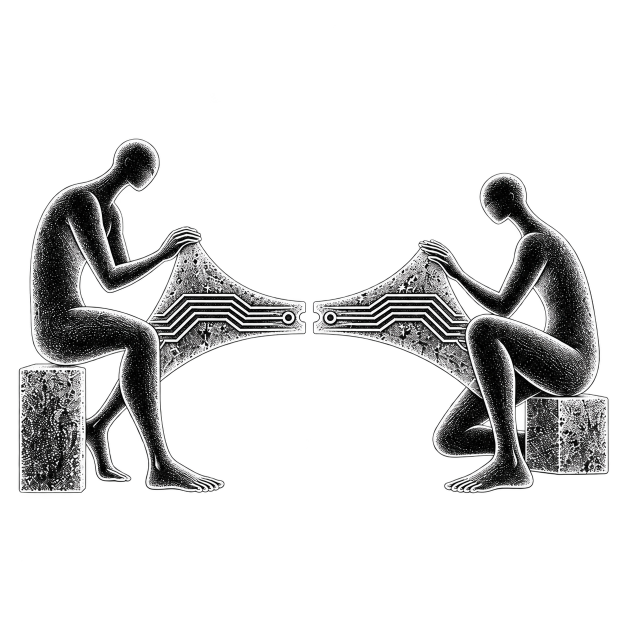
#> input picture assets/libraries/fireside/Alignment.png, 1254 x 1254 px (shown at 1/2 size); its folder holds only this picture in this run
$ python build-libraries.py
#> lines starting #> are read from the running program, lines starting #| are printed output that depends on the picture
"""Generate public artwork manifests and small previews. Run from the repo root."""
from pathlib import Path
import hashlib, json, re, shutil
from PIL import Image, ImageOps
ROOT = Path(__file__).resolve().parents[1] / 'assets' / 'libraries'
SUPPORTED = {'.png', '.jpg', '.jpeg', '.webp', '.svg'}
def build(root=ROOT):
    if not root.exists():
        return
    for brand in sorted(root.iterdir()):
        if not brand.is_dir() or brand.name.startswith('.'):
            continue
        if not re.fullmatch(r'[a-z0-9][a-z0-9_-]{0,63}', brand.name):
            raise ValueError('Use a lowercase brand folder name: ' + brand.name)
        previews = brand / '_thumbnails'
        if previews.exists():
            shutil.rmtree(previews)
        previews.mkdir()
        assets = []
        for source in sorted(brand.rglob('*')):
            relative = source.relative_to(brand)
            if any(p.startswith(('.', '_')) for p in relative.parts) or not source.is_file() or source.suffix.lower() not in SUPPORTED:
                continue
            if source.is_symlink():
                raise ValueError('Library assets must be regular files: ' + str(source))
            digest = hashlib.sha256(source.read_bytes()).hexdigest()
            if any(a['id'] == 'asset-' + digest for a in assets):
                continue
            if source.suffix.lower() == '.svg':
                # SVGs are already vector previews; preserve their exact appearance.
                thumb = previews / (digest + '.svg')
                shutil.copyfile(source, thumb)
            else:
                thumb = previews / (digest + '.webp')
                with Image.open(source) as image:
#> image is the input picture: PIL image 1254x1254 RGBA; mean R, G, B, A 26.5, 26.5, 26.5, 57.7
                    image = ImageOps.exif_transpose(image).convert('RGBA')
                    image.thumbnail((384, 384), Image.Resampling.LANCZOS)
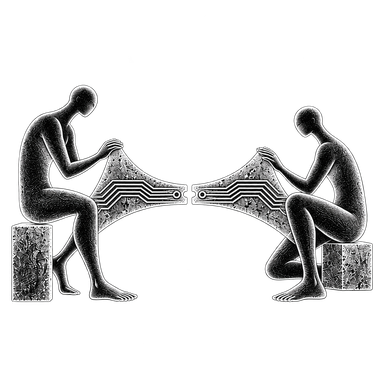
#> image: PIL image 384x384 RGBA; mean R, G, B, A 25.8, 25.8, 25.8, 57.7; transparent parts drawn white
                    image.save(thumb, 'WEBP', quality=85, method=6)
            assets.append({'id':'asset-'+digest, 'name':source.stem, 'file':relative.as_posix(), 'thumbnail':thumb.relative_to(brand).as_posix()})
        data = {'version':1,'id':brand.name,'name':{'orb':'ORB'}.get(brand.name,brand.name.replace('-',' ').title()),'assets':assets}
        (brand / 'manifest.json').write_text(json.dumps(data, indent=2, ensure_ascii=False)+'\n', encoding='utf-8')
        print(f'{brand.name}: {len(assets)} graphics')
if __name__ == '__main__':
    build()

$ run again, on assets/libraries/fireside/Amoeba Star.png
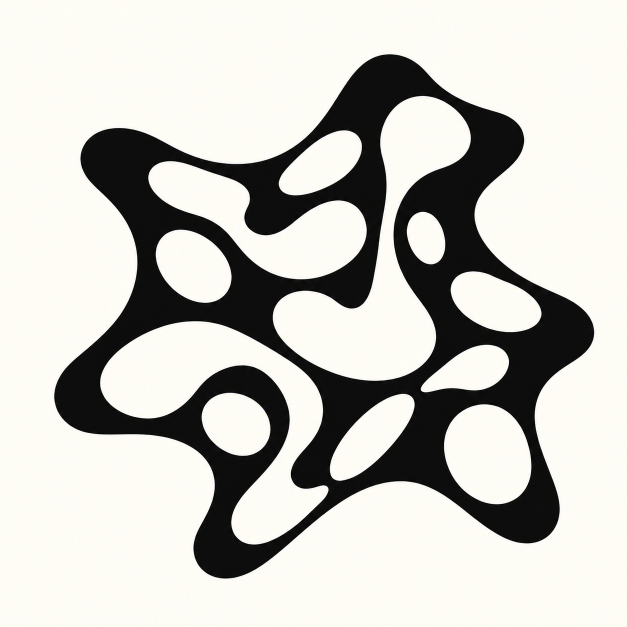
#> input picture assets/libraries/fireside/Amoeba Star.png, 1254 x 1254 px (shown at 1/2 size)
#> in build, image is the input picture: PIL image 1254x1254 RGB; mean R, G, B 198.5, 197.2, 192.1
#> in build, `image.thumbnail((384, 384), Image.Resampling.LANCZOS)`:
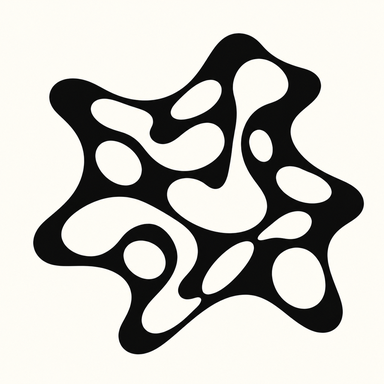
#> image: PIL image 384x384 RGBA; mean R, G, B, A 198.4, 197.1, 192.1, 255
